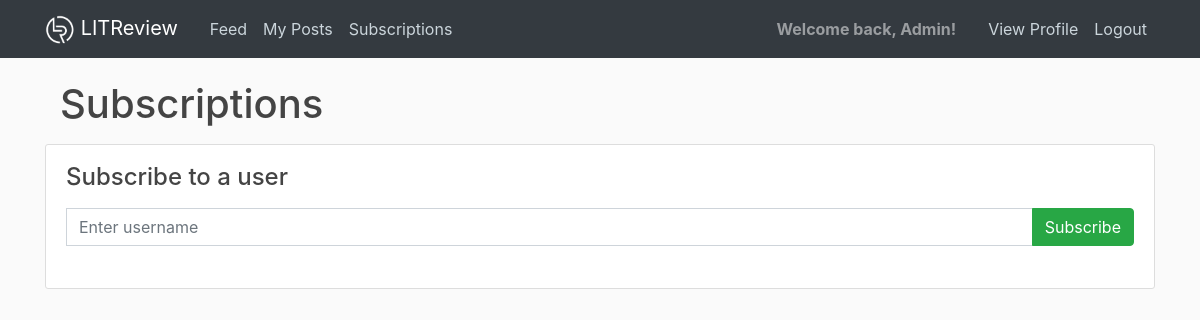
/subscriptions/ (signed in), run on an earlier commit of the app's database.
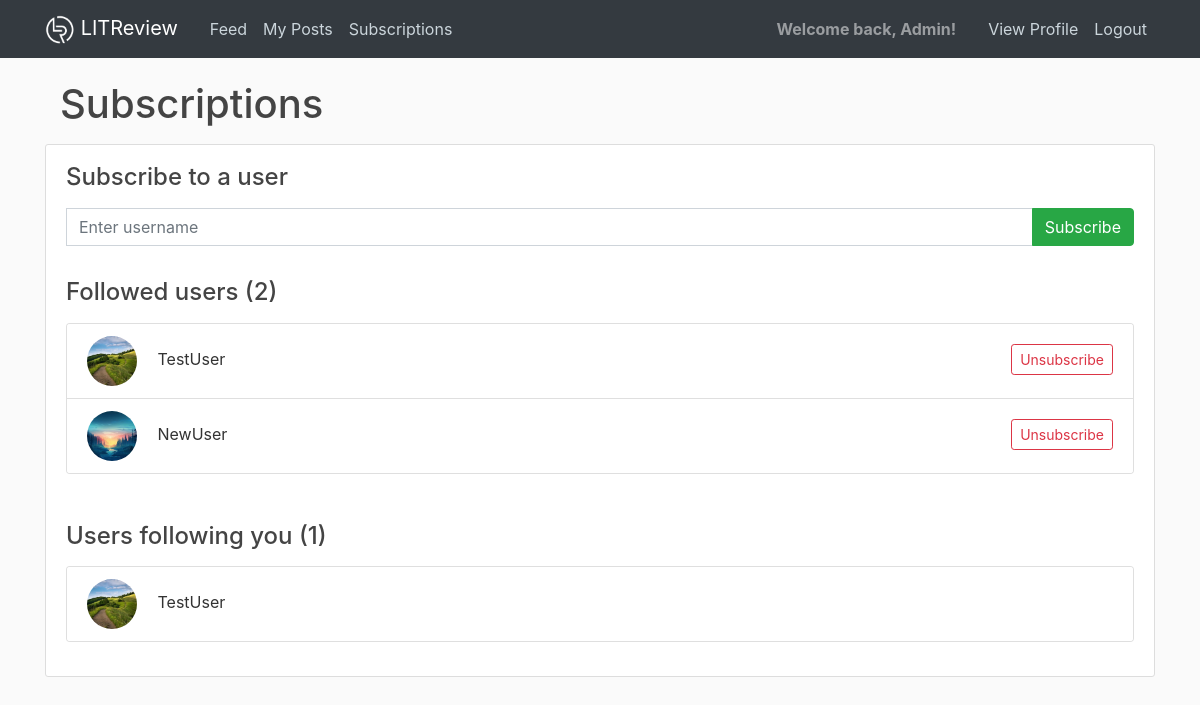
And on a later commit of the database.
### users/models.py (models this page shows, shortened)
class UserFollow(models.Model):
    user = models.ForeignKey(
        to=settings.AUTH_USER_MODEL,
        on_delete=models.CASCADE,
        related_name='following'
    )
    followed_user = models.ForeignKey(
        to=settings.AUTH_USER_MODEL,
        on_delete=models.CASCADE,
        related_name='followed_by'
    )
    class Meta:
        unique_together = ('user', 'followed_user')

class Profile(models.Model):
    user = models.OneToOneField(User, on_delete=models.CASCADE)
    image = models.ImageField(default='default.jpg', upload_to='profile_pics')

### users/views.py (the view)
# urls.py: path('subscriptions/', views.subscriptions, name='reviews-subs'),
@login_required
def subscriptions(request):
    if request.method == 'POST':
        form = SubscribeForm(request.POST)
        if form.is_valid():
            try:
                followed_user = User.objects.get(username=request.POST['followed_user'])
                if request.user == followed_user:
                    messages.error(request, 'You can\'t subscribe to yourself!')
                else:
                    try:
                        UserFollow.objects.create(user=request.user, followed_user=followed_user)
                        messages.success(request, f'You are now following {followed_user}!')
                    except IntegrityError:
                        messages.error(request, f'You are already following {followed_user}!')
            except User.DoesNotExist:
                messages.error(request, f'The user {form.data["followed_user"]} does not exist.')
    else:
        form = SubscribeForm()
    user_follows = UserFollow.objects.filter(user=request.user)
    followed_by = UserFollow.objects.filter(followed_user=request.user)
    context = {
        'form': form,
        'user_follows': user_follows,
        'followed_by': followed_by,
        'title': 'Subscriptions',
    }
    return render(request, 'users/subscriptions.html', context)

### users/forms.py
class SubscribeForm(forms.Form):
    followed_user = forms.CharField(
        label=False,
        widget=forms.TextInput()
    )

### users/templates/users/subscriptions.html (shortened to what this page needs)
{% extends "reviews/_base.html" %}
{% load crispy_forms_tags %}
{% block content %}
<div class="container">
  <div class="mb-3">
    <h1 class="mb-0">Subscriptions</h1>
  </div>
</div>
<div class="content-section">
  <h4 class="mb-3 mt-2">Subscribe to a user</h4>
  <fieldset class="form-group mt-3">
    <form class="input-group mb-3" method="POST">
      <input class="form-control" id="followed_user" type="text" name="followed_user" placeholder="Enter username">
      <div class="input-group-append">
        <button class="btn btn-success" id="button-addon2" type="submit">Subscribe</button>
      </div>
    </form>
  </fieldset>
  {% if user_follows %}
  <h4 class="mb-3">Followed users ({{ user_follows.count }})</h4>
  <div class="card mb-5">
    <ul class="list-group list-group-flush">
        {% for follow in user_follows %}
      <li class="list-group-item">
        <p class="mb-0">
          <img class="rounded-circle article-img" src="{{ follow.followed_user.profile.image.url }}"
               style="height:50px; width:50px">
          {{ follow.followed_user.username }}
            <a class="btn btn-outline-danger btn-sm float-right mt-2" href="{% url 'confirm-unsub' follow.id %}">Unsubscribe</a>
        </p>
      </li>
      {% endfor %}
    </ul>
  </div>
  {% endif %}
  {% if followed_by %}
  <h4 class="mb-3">Users following you ({{ followed_by.count }})</h4>
  <div class="card mb-4">
    <ul class="list-group list-group-flush">
      {% for follow in followed_by %}
      <li class="list-group-item">
        <p class="mb-0">
          <img class="rounded-circle article-img" src="{{ follow.user.profile.image.url }}" style="height:50px; width:50px">
          {{ follow.user.username }}
        </p>
      </li>
      {% endfor %}
    </ul>
  </div>
  {% endif %}
</div>
{% endblock content %}

What changed in the data, as far as the page shows it:
added UserFollow: followed_user.profile.image (picture), followed_user.username "TestUser", shown under "Followed users (2)"
added UserFollow: followed_user.profile.image (picture), followed_user.username "NewUser", shown under "Followed users (2)"
added UserFollow: user.profile.image (picture), user.username "TestUser", shown under "Users following you (1)"
Also different on the page:
{{ user_follows.count }}: (not shown) → "2"
{{ followed_by.count }}: (not shown) → "1"
text now shown: "Followed users ( ) Users following you ( )"
